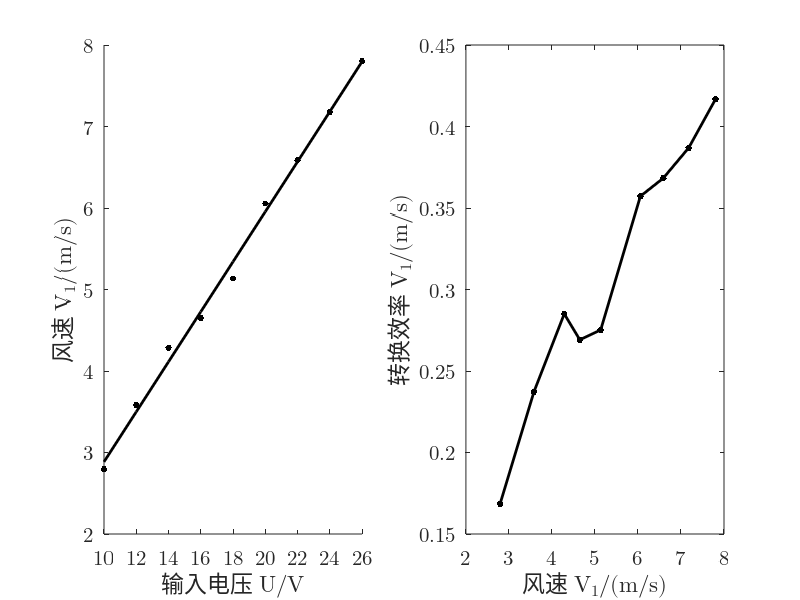

The MATLAB source for this figure:
u =(10:2:26);
i =[0.065 0.081 0.099 0.117 0.137 0.156 0.177 0.200 0.220];
v1=[2.795 3.582 4.286 4.648 5.133 6.056 6.587 7.180 7.803];
r=0.5*103.84*10^(-3);
s=pi*r*r;
rho=1.185;
p0=u.*i
p1=0.5.*rho.*s.*(v1.^3)
ita=p1./p0

subplot(1, 2, 1);
uv=scatter(u, v1, 200, 'k', '.');
hold on;
set(gca, 'FontName', 'Latin Modern Math', 'FontSize', 15);
xlabel('\fontname{Songti SC}输入电压 \fontname{Latin Modern Math}U/V');
ylabel('\fontname{Songti SC}风速 \fontname{Latin Modern Math}V_1/(m/s)');
xlim([10, 26])
xticks(u)

M=[u' ones(9,1)];
k=M\(v1');
v1pre=(M*k)';

plot(u, v1pre, '-k', 'LineWidth', 2);

subplot(1, 2, 2);
plot(v1, ita, '.-k', 'LineWidth', 2, 'MarkerSize', 15);
set(gca, 'FontName', 'Latin Modern Math', 'FontSize', 15);
xlabel('\fontname{Songti SC}风速 \fontname{Latin Modern Math}V_1/(m/s)');
ylabel('\fontname{Songti SC}转换效率 \fontname{Latin Modern Math}V_1/(m/s)');
